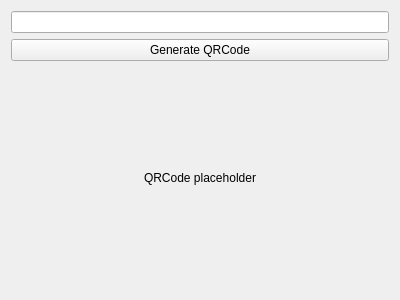
<?xml version="1.0" encoding="UTF-8"?>
<ui version="4.0">
 <class>Form</class>
 <widget class="QWidget" name="Form">
  <property name="geometry">
   <rect>
    <x>0</x>
    <y>0</y>
    <width>400</width>
    <height>300</height>
   </rect>
  </property>
  <property name="windowTitle">
   <string>Form</string>
  </property>
  <layout class="QVBoxLayout" name="verticalLayout_2">
   <item>
    <widget class="QLineEdit" name="date_textbox"/>
   </item>
   <item>
    <widget class="QPushButton" name="qr_generation_button">
     <property name="text">
      <string>Generate QRCode</string>
     </property>
    </widget>
   </item>
   <item>
    <layout class="QVBoxLayout" name="verticalLayout">
     <item>
      <widget class="QLabel" name="qrcode_image">
       <property name="text">
        <string>QRCode placeholder</string>
       </property>
       <property name="alignment">
        <set>Qt::AlignCenter</set>
       </property>
      </widget>
     </item>
    </layout>
   </item>
  </layout>
 </widget>
 <resources/>
 <connections/>
</ui>
